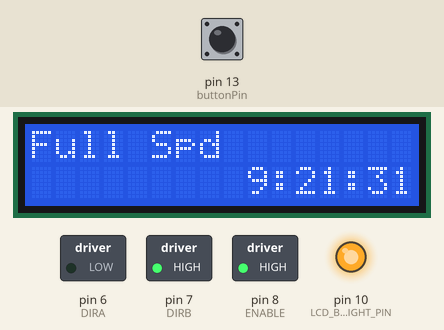
The sketch below on a simulated Arduino Uno, built with avr-gcc and run on an emulated ATmega328P. Shown: 16×2 character LCD, switched loads named in the sketch (green lamp = pin HIGH), output pins drawn as LEDs (lit = HIGH). Dashed ring = blinking. The test bench sets the inputs (shaded band); at power-on: pin 13 (buttonPin) HIGH. The local clock reads 2024-03-15 10:24:30 at power-on unless the sketch sets it; what the sketch prints to the serial monitor is not drawn.

Above: at 1.7 s.
1.8 s: pin 13 (buttonPin) pulled LOW for 3.2 s
At 5.8 s:
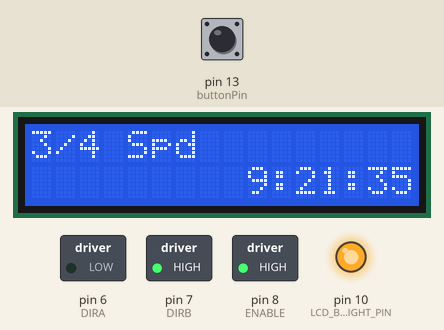
6.5 s: pin 13 (buttonPin) pulled LOW for 0.15 s
At 6.68 s:
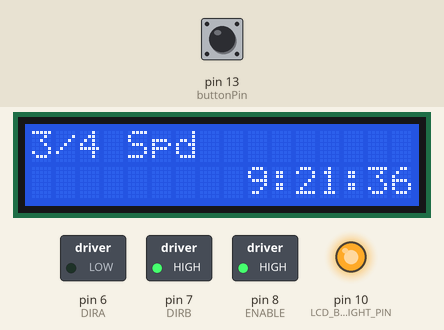
8.1 s: pin 13 (buttonPin) pulled LOW for 3.2 s
At 11.3 s:
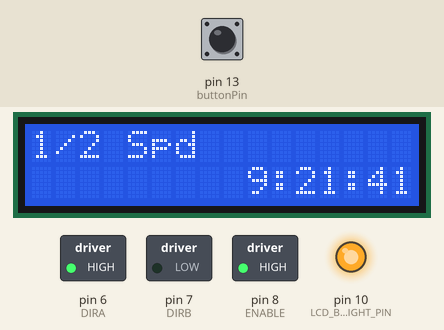
14.3 s: pin 13 (buttonPin) pulled LOW for 1 s
18.3 s: pin 13 (buttonPin) pulsed LOW 5 times (0.12 s each, 0.3 s apart)
22.8 s: pin 13 (buttonPin) pulled LOW for 0.15 s
At 24.8 s:
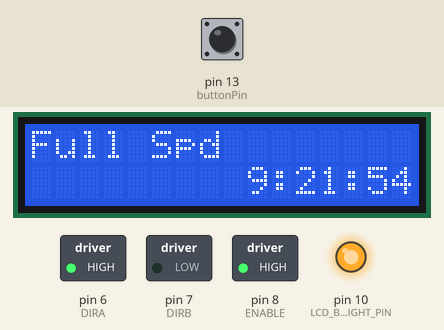
Timing chart, 0 to 26.3 s (numbered marks = the images above; inputs shaded):
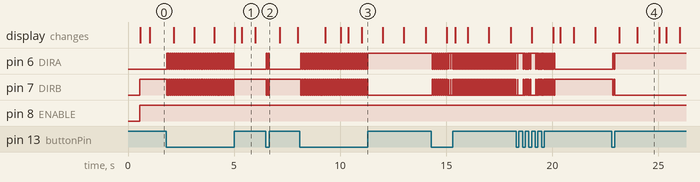

The sketch:

My_HelloWorld_RTC_Motor_Digital.ino
```cpp
// This is the 3rd lab for Micros 2 using Arduino by Andrew Vue and Emmanuel Segura.

// include the library code:
#include <Wire.h>
#include <DS3231.h>
#include <LiquidCrystal.h>


// initialize the library by associating any needed LCD interface pin
// with the arduino pin number it is connected to
RTClib myRTC;


// I/O pins are initialized along with function variables
const int rs = 12, en = 11, d4 = 5, d5 = 4, d6 = 3, d7 = 2;
int hour, minute, second;
bool on = true;
int count = 0;
int result;
LiquidCrystal lcd(rs, en, d4, d5, d6, d7);

// Define LCD backlight pin and motor control pins
#define LCD_BACKLIGHT_PIN 10
#define ENABLE 8
#define DIRA 6 //clockwise direction
#define DIRB 7 //counter clockwise direction

int buttonPin = 13;
int i;
unsigned long previousMillis = 0;
long interval = 5000;


void setup() {
// set up the LCD's number of columns and rows:
  analogWrite(LCD_BACKLIGHT_PIN, 255);
  lcd.begin(16, 2);

// Initialize write to serial command prompt
  Serial.begin(9600);
  Wire.begin();
  delay(500);

// Set pin mode of motor controls and push button
  pinMode(ENABLE, OUTPUT);
  pinMode(DIRA, OUTPUT);
  pinMode(DIRB, OUTPUT);
  pinMode(buttonPin, INPUT_PULLUP);
}


void RTC() {

// Retreive time information from RTC
  DateTime now = myRTC.now();

// Compensate for time difference and keep 12 hour format
  hour = now.hour() - 1;
  if(hour > 12){
  hour = hour % 12;
  }
  minute = now.minute() - 3;
  second = now.second();

// set the cursor to column 9, line 1
  lcd.setCursor(9, 1);

// print the stored time values
  lcd.print(hour);
  lcd.print(":");

  if (minute < 10) {
//lcd.print("0");
    lcd.print(minute);
  }

  else if (minute > 10) {
    lcd.print(minute);
  }

  lcd.print(":");

  if (second < 10) {
//lcd.print("0");
    lcd.print(second);
  }

  else if (second > 10) {
    lcd.print(second);
  }
  return NULL;
}


void rotate() {
  unsigned long currentMillis = millis();   //millis() returns run time ms

  Serial.print("Motor fn works");
  Serial.println();
  Serial.println(currentMillis);

// Input is read from the push button and toggles the value of the on variable
  if ((digitalRead(buttonPin) == LOW) && on == true){
    Serial.print("Button Push");
    on = false;
  }

  else if((digitalRead(buttonPin) == LOW) && on == false){
    Serial.print("Button Push");
    on = true;
  }

// Millis will run this code in 5 second intervals
  if (currentMillis - previousMillis > interval) {
    previousMillis = currentMillis;
    Serial.println("Been 5 sec");
    count++;
    result = count % 4;
    Serial.println(result);
  }
    // CCW direction
  if (on == true) {
    digitalWrite(ENABLE, HIGH); // enable on
    digitalWrite(DIRA, LOW);
    digitalWrite(DIRB, HIGH);
    lcd.setCursor(11,0);
    lcd.print("CC");
  }

   // CW direction
  if (on == false) {
    digitalWrite(DIRA, HIGH);
    digitalWrite(DIRB, LOW);
    lcd.setCursor(11,0);
    lcd.print("CW");
    }

  lcd.setCursor(3, 0); //Set position for printing to the LCD

  // Speed of Motor is changed and printed onto LCD
  if(result == 0){
    Serial.println("MAX SPEED");
    lcd.clear();
    lcd.print("Full Spd");
    digitalWrite(ENABLE,255);   // MAX
  }

  if(result == 1){
    Serial.println("3/4 SPEED");
    lcd.clear();
    lcd.print("3/4 Spd");
    digitalWrite(ENABLE,192);   // 3/4
  }

  if(result == 2){
    Serial.println("1/2 SPEED");
    lcd.clear();
    lcd.print("1/2 Spd");
    digitalWrite(ENABLE,128);   // 1/2
    }

  if(result == 3){
    Serial.println("LOW SPEED");
    lcd.clear();
    lcd.print("Zero Spd");     // 0
    digitalWrite(DIRA, LOW);
    digitalWrite(DIRB, HIGH);
    digitalWrite(DIRA, HIGH);
    digitalWrite(DIRB, LOW);
  }

}

// Void loop repeatedly calls functions and mimics synchronous operation
void loop(){
  rotate();
  RTC();
}
```

Measured:
- after the input at 1.8 s, pin 6 (DIRA): alternates HIGH for 0.05 s and LOW for 0.05 s, 70 changes in all, then stays LOW, starting at once; pin 7 (DIRB): alternates HIGH for 0.05 s and LOW for 0.05 s, 70 changes in all, then stays HIGH, starting at once
- after the input at 6.5 s, pin 6 (DIRA): alternates HIGH for 0.05 s and LOW for 0.05 s, 4 changes in all, then stays LOW, starting at once; pin 7 (DIRB): alternates HIGH for 0.05 s and LOW for 0.05 s, 4 changes in all, then stays HIGH, starting at once
- after the input at 8.1 s, pin 6 (DIRA): alternates HIGH for 0.05 s and LOW for 0.05 s, 69 changes in all, then stays HIGH, starting at once; pin 7 (DIRB): alternates HIGH for 0.05 s and LOW for 0.05 s, 69 changes in all, then stays LOW, starting at once
- after the input at 22.8 s, pin 6 (DIRA): LOW → HIGH at once, → LOW 0.05 s later, → HIGH 0.05 s later; pin 7 (DIRB): HIGH → LOW at once, → HIGH 0.05 s later, → LOW 0.05 s later
- what the display in image 1 shows lasts 0.6 s, from 5.4 s to 6.0 s
- what the display in image 4 shows lasts 1.0 s, from 24.0 s to 25.0 s
